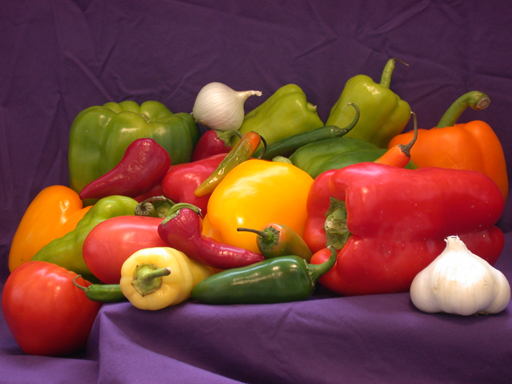
%> input picture peppers.png, 512 x 384 px
$ octave Image_Processing.m   (GNU Octave 9; MATLAB toolbox functions it lacks are replaced by stand-ins)
%> lines starting %> are read from the running program, lines starting %| are printed output that depends on the picture
% (Section 3)
% Exercises on Image Processing

% 3.1 reading and saving image
I = imread('peppers.png');
%> I is the input picture: size 384x512x3 uint8; mean R, G, B 120.8, 66.4, 57.6
s = size(I);
%> s = [384 512 3]
figure(1)
imshow(I)
imwrite(I, 'C:\Users\Victor Zuanazzi\Documents\Artificial Intelligence\Computer Vision\Practice\Matlab_for_Computer_Vision\peppers.png');

% 3.2 Convert RGB to Gray scale
im1 = imread('peppers.png');
im2 = im2double(im1); % converts image to double precision
im3 = rgb2gray(im2); % converts RGB image to grayscale: 0.2989 * R + 0.5870 * G + 0.1140 * B %
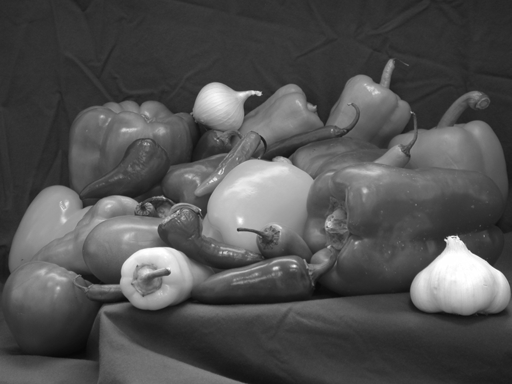
%> im3: size 384x512 double; min 0.0301, max 1, mean 0.32
figure(2)
imshow(im3)
% [6 lines of commented-out code are left out]
J = imread('pout.tif');
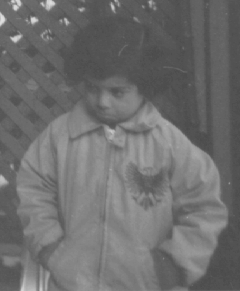
%> input picture pout.tif, 240 x 291 px
%> J is the input picture: size 291x240 uint8; min 74, max 224, mean 110.3
imwrite(J, 'C:\Users\Victor Zuanazzi\Documents\Artificial Intelligence\Computer Vision\Practice\Matlab_for_Computer_Vision\pout.tif');
figure(5);
imhist(J)
%> figure, not shown here; highest point at x = 82, y = 3628
J2 = histeq(J); % spreads the intensity values over the full range of the image
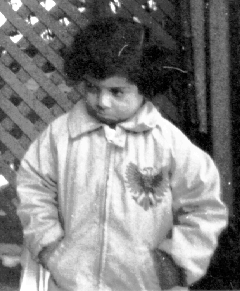
%> J2: size 291x240 uint8; min 0, max 255, mean 128.4
figure(6)
imshow(J2)
figure(7)
imshow(J)
figure(8)
imhist(J2)
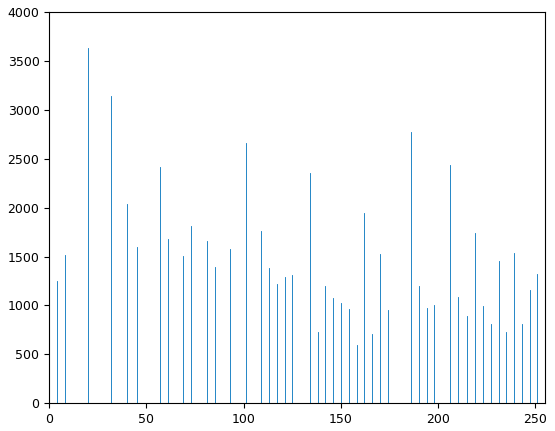
%> figure redrawn from the program's plot data; highest point at x = 20, y = 3628
I2 = histeq(I);
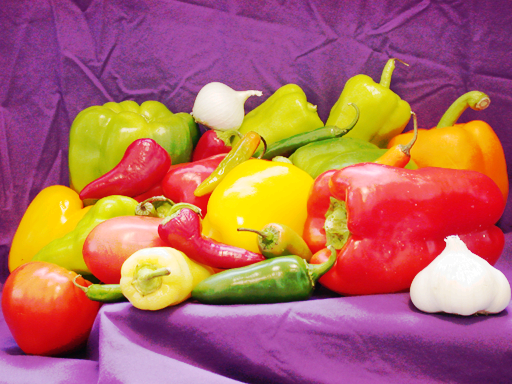
%> I2: size 384x512x3 uint8; mean R, G, B 177.5, 103.4, 99
figure(9)
imshow(I2)

% 3.2.3 Image Scaling
P = imread('cameraman.tif');
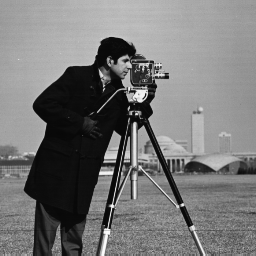
%> input picture cameraman.tif, 256 x 256 px
%> P is the input picture: size 256x256 uint8; min 7, max 253, mean 118.7
imwrite(P, 'C:\Users\Victor Zuanazzi\Documents\Artificial Intelligence\Computer Vision\Practice\Matlab_for_Computer_Vision\cameraman.tif');
figure(10)
imshow(P)
S = imresize(P, 5);
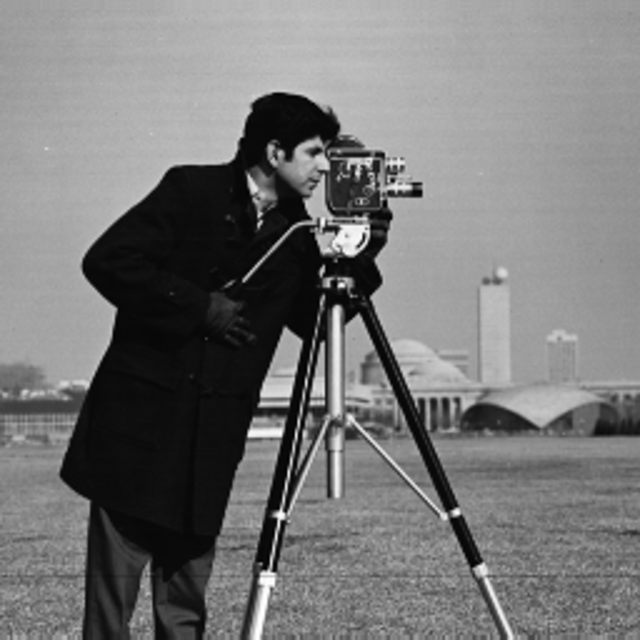
%> S: size 1280x1280 uint8 (shown at 1/2 size); min 0, max 255, mean 118.7
figure(11)
imshow(S)
